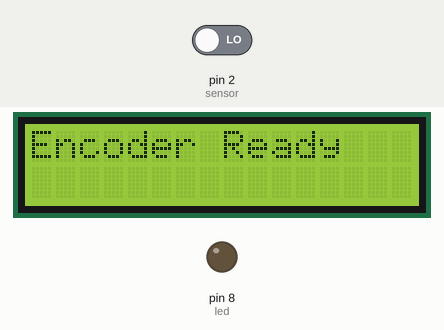
Bench run of a sketch on a simulated Arduino Uno, built with avr-gcc and run on an emulated ATmega328P. Shown: 16×2 character LCD, output pins drawn as LEDs (lit = HIGH). Inputs (shaded band) come from the test bench; at power-on: pin 2 (sensor) LOW.

Above: at 0.1 s.
3.3 s: pin 2 (sensor) driven HIGH
At 3.41 s:
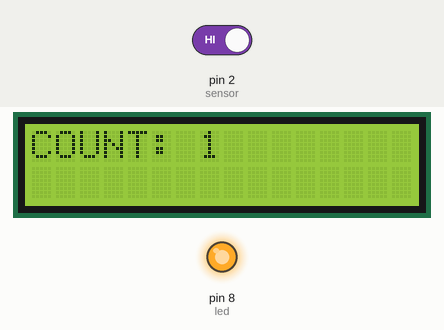
At 4.0 s:
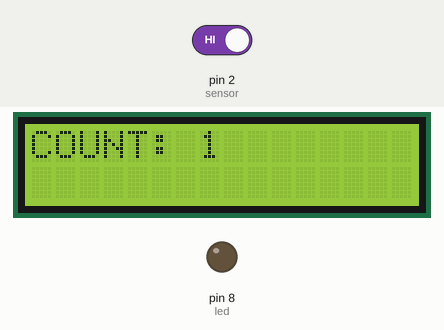
Timing chart, 0 to 6.3 s (numbered marks = the images above; inputs shaded):
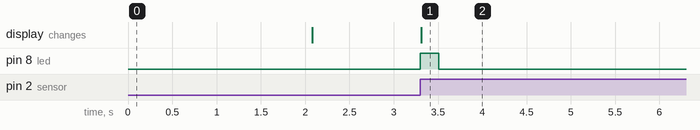

Measured:
- after the input at 3.3 s, pin 8 (led): LOW → HIGH at once, → LOW 0.21 s later; the display: changes at once (image 1)

The sketch:

lcd_code.ino
```cpp
#include <Wire.h>
#include <LiquidCrystal_I2C.h>

LiquidCrystal_I2C lcd(0x27, 16, 2);

int sensor = 2;
int led = 8;

int count = 0;
int lastState = 0;

void setup() {

  pinMode(sensor, INPUT);
  pinMode(led, OUTPUT);

  lcd.init();
  lcd.backlight();

  lcd.setCursor(0,0);
  lcd.print("Encoder Ready");

  delay(2000);

  lcd.clear();
}

void loop() {

  int value = digitalRead(sensor);

  // New object detected
  if(value == 1 && lastState == 0) {

    count++;

    digitalWrite(led, HIGH);

    lcd.clear();

    lcd.setCursor(0,0);
    lcd.print("COUNT:");

    lcd.setCursor(7,0);
    lcd.print(count);

    delay(200);
  }

  else {

    digitalWrite(led, LOW);
  }

  lastState = value;
}
```
